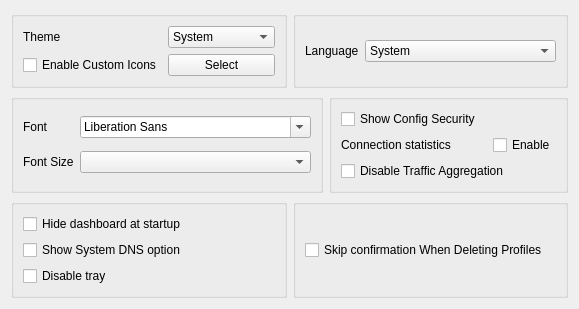
     <widget class="QWidget" name="tab_2">
      <attribute name="title">
       <string>Style</string>
      </attribute>
      <layout class="QGridLayout" name="gridLayout_5">
       <item row="2" column="0">
        <layout class="QHBoxLayout" name="style_h_2">
         <item>
          <widget class="QGroupBox" name="traffic_statistics_box">
           <layout class="QGridLayout" name="gridLayout_8">
            <item row="0" column="0">
             <widget class="QLabel" name="label_2">
              <property name="text">
               <string>Font</string>
              </property>
             </widget>
            </item>
            <item row="0" column="1">
             <widget class="QFontComboBox" name="font"/>
            </item>
            <item row="1" column="0">
             <widget class="QLabel" name="label_5">
              <property name="text">
               <string>Font Size</string>
              </property>
             </widget>
            </item>
            <item row="1" column="1">
             <widget class="QComboBox" name="font_size"/>
            </item>
           </layout>
          </widget>
         </item>
         <item>
          <widget class="QGroupBox" name="connection_statistics_box">
           <layout class="QGridLayout" name="gridLayout_11">
            <item row="1" column="0">
             <widget class="QLabel" name="label_9">
              <property name="text">
               <string>Connection statistics</string>
              </property>
             </widget>
            </item>
            <item row="1" column="2">
             <widget class="QCheckBox" name="connection_statistics">
              <property name="text">
               <string>Enable</string>
              </property>
             </widget>
            </item>
            <item row="2" column="0" colspan="3">
             <widget class="QCheckBox" name="disable_traffic_aggregation">
              <property name="toolTip">
               <string>&lt;html&gt;&lt;head/&gt;&lt;body&gt;&lt;p&gt;Fully disables the traffic aggregation feature (per-config and per-app usage history kept in a separate database, shown in the Traffic Stats dashboard). Does not affect the per-profile traffic counters in the main window.&lt;/p&gt;&lt;/body&gt;&lt;/html&gt;</string>
              </property>
              <property name="text">
               <string>Disable Traffic Aggregation</string>
              </property>
             </widget>
            </item>
            <item row="0" column="0">
             <widget class="QCheckBox" name="show_config_security">
              <property name="toolTip">
               <string>&lt;html&gt;&lt;head/&gt;&lt;body&gt;&lt;p&gt;Show each config's security next to its type in the proxy list, e.g. &quot;Trojan (WebSocket+TLS)&quot;. Insecure configs are marked with a warning sign.&lt;/p&gt;&lt;/body&gt;&lt;/html&gt;</string>
              </property>
              <property name="text">
               <string>Show Config Security</string>
              </property>
             </widget>
            </item>
           </layout>
          </widget>
         </item>
        </layout>
       </item>
       <item row="3" column="0">
        <layout class="QHBoxLayout" name="style_h_3">
         <item>
          <widget class="QGroupBox" name="horizontalGroupBox_5">
           <layout class="QVBoxLayout" name="verticalLayout_5">
            <item>
             <widget class="QCheckBox" name="start_minimal">
              <property name="sizePolicy">
               <sizepolicy hsizetype="Preferred" vsizetype="Fixed">
                <horstretch>0</horstretch>
                <verstretch>0</verstretch>
               </sizepolicy>
              </property>
              <property name="text">
               <string>Hide dashboard at startup</string>
              </property>
             </widget>
            </item>
            <item>
             <widget class="QCheckBox" name="show_sys_dns">
              <property name="text">
               <string>Show System DNS option</string>
              </property>
             </widget>
            </item>
            <item>
             <widget class="QCheckBox" name="disable_tray">
              <property name="sizePolicy">
               <sizepolicy hsizetype="Preferred" vsizetype="Fixed">
                <horstretch>0</horstretch>
                <verstretch>0</verstretch>
               </sizepolicy>
              </property>
              <property name="toolTip">
               <string>Prevents the app from minimizing to the tray when the window is closed. The app will exit instead</string>
              </property>
              <property name="text">
               <string>Disable tray</string>
              </property>
             </widget>
            </item>
           </layout>
          </widget>
         </item>
         <item>
          <widget class="QGroupBox" name="groupBox_2">
           <layout class="QHBoxLayout" name="horizontalLayout_23">
            <item>
             <widget class="QCheckBox" name="skip_delete_confirm">
              <property name="text">
               <string>Skip confirmation When Deleting Profiles</string>
              </property>
             </widget>
            </item>
           </layout>
          </widget>
         </item>
        </layout>
       </item>
       <item row="0" column="0">
        <layout class="QHBoxLayout" name="style_h_1">
         <item>
          <widget class="QGroupBox" name="groupBox">
           <layout class="QGridLayout" name="gridLayout_10">
            <item row="0" column="0">
             <widget class="QLabel" name="label_8">
              <property name="sizePolicy">
               <sizepolicy hsizetype="Maximum" vsizetype="Maximum">
                <horstretch>0</horstretch>
                <verstretch>0</verstretch>
               </sizepolicy>
              </property>
              <property name="text">
               <string>Theme</string>
              </property>
             </widget>
            </item>
            <item row="0" column="1">
             <widget class="QComboBox" name="theme">
              <item>
               <property name="text">
                <string>System</string>
               </property>
              </item>
             </widget>
            </item>
            <item row="1" column="1">
             <widget class="QPushButton" name="select_custom_icon">
              <property name="text">
               <string>Select</string>
              </property>
             </widget>
            </item>
            <item row="1" column="0">
             <widget class="QCheckBox" name="enable_custom_icon">
              <property name="text">
               <string>Enable Custom Icons</string>
              </property>
             </widget>
            </item>
           </layout>
          </widget>
         </item>
         <item>
          <widget class="QGroupBox" name="groupBox2">
           <layout class="QGridLayout" name="gridLayout_4">
            <item row="0" column="2">
             <widget class="QComboBox" name="language">
              <item>
               <property name="text">
                <string>System</string>
               </property>
              </item>
              <item>
               <property name="text">
                <string notr="true">English</string>
               </property>
              </item>
              <item>
               <property name="text">
                <string notr="true">简体中文</string>
               </property>
              </item>
              <item>
               <property name="text">
                <string notr="true">فارسی</string>
               </property>
              </item>
              <item>
               <property name="text">
                <string notr="true">Русский</string>
               </property>
              </item>
             </widget>
            </item>
            <item row="0" column="0">
             <widget class="QLabel" name="label_15">
              <property name="sizePolicy">
               <sizepolicy hsizetype="Maximum" vsizetype="Maximum">
                <horstretch>0</horstretch>
                <verstretch>0</verstretch>
               </sizepolicy>
              </property>
              <property name="text">
               <string>Language</string>
              </property>
             </widget>
            </item>
           </layout>
          </widget>
         </item>
        </layout>
       </item>
      </layout>
     </widget>
